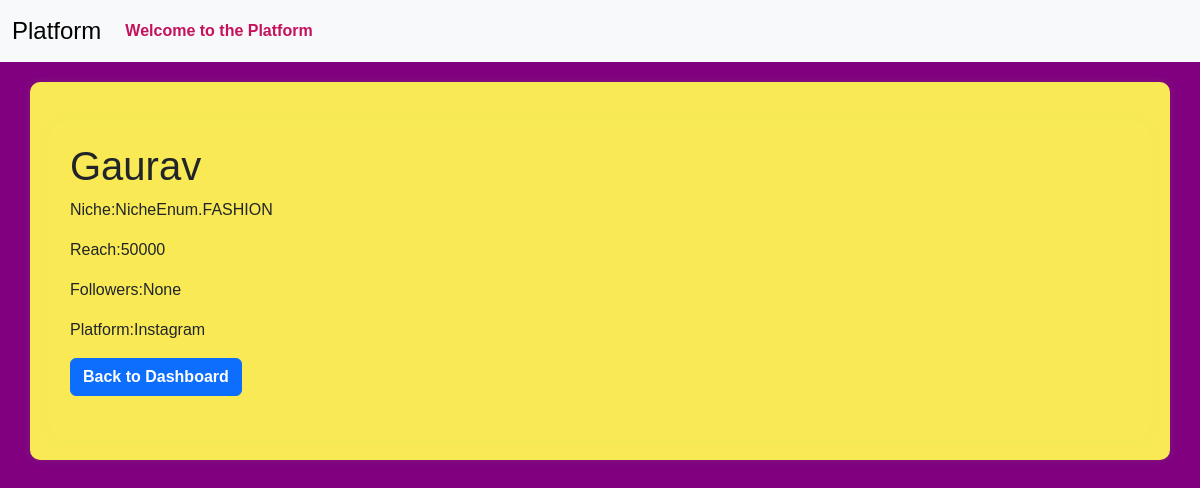
The page /sponsor/view_influencer/5 (signed in) on the database its author committed.
### models.py (models this page shows, shortened)
class User(db.Model,UserMixin):
    __tablename__ = 'user'
    id = Column(Integer, primary_key=True)
    username = Column(String(32), unique=True)
    passhash = Column(String(256), nullable=False)
    name = Column(String(64), nullable=True)
    flagged = Column(Boolean, default=False)
    user_type = Column(String(50),nullable=False,default='user')
    influencer = db.relationship('Influencer', backref='user', uselist=False)
    __mapper_args__ = {
        'polymorphic_identity': 'user',
        'polymorphic_on': user_type
    }

class Influencer(User):
    __tablename__ = 'influencer'
    id = Column(Integer, ForeignKey('user.id'), primary_key=True)
    influencer_type = Column(Enum('influencer', name='influencer_type_enum'), nullable=False)
    platform = Column(Enum('Youtube', 'Instagram', 'Facebook', 'Linkedin', name='platform_enum'), nullable=False)
    niche = Column(Enum(NicheEnum), nullable=False)
    reach = Column(Integer, nullable=True)
    followers = db.Column(db.Integer, nullable=True)
    __mapper_args__ = {
        'polymorphic_identity': 'influencer',
        'polymorphic_on': influencer_type
    }
    influencer_ad_requests = relationship('AdRequest', backref='influencer_relation', overlaps="influencer_ad_requests,influencer_relation")

### routes.py (the view)
@app.route('/sponsor/view_influencer/<int:influencer_id>')
@auth_required
def view_influencer(influencer_id):
          influencer=Influencer.query.get_or_404(influencer_id)
          return render_template('view_influencer.html',influencer=influencer)

### app.py (called while the page is built)
@login_manager.user_loader
def load_user(user_id):
    return User.query.get(int(user_id))

### routes.py (called while the page is built)
def auth_required(func):
    @wraps(func)
    def inner(*args,**kwargs):
        if 'user_id' in session:
            return func(*args,**kwargs)
        else:
           flash('Kindly login first.')
           return redirect(url_for('login'))
    return inner

### templates/view_influencer.html (shortened to what this page needs)
{% extends 'layout.html' %}
{% block content %}
<div class="container">
    <h1>{{influencer.name}}</h1>
    <p>Niche:{{influencer.niche}}</p>
    <p>Reach:{{influencer.reach}}</p>
    <p>Followers:{{influencer.followers}}</p>
    <p>Platform:{{influencer.platform}}</p>
    <a href="{{url_for('sponsor_dashboard')}}" class="btn btn-primary">Back to Dashboard</a><br><br>
</div>
{% endblock %}

### static/profile_pictures/style.css (style rules this page uses)
body { font-family: 'Arial', sans-serif; background-color:#800080; }
.container { margin-top: 20px; background-color: #f9e955; padding: 20px; border-radius: 10px; box-shadow: 0px 0px 10px rgba(154, 241, 83, 0.1); }
.btn { font-weight: bold; }

### rows shown on the page
User: name "Gaurav"
Influencer: niche "NicheEnum.FASHION", reach "50000", followers "None", platform "Instagram"
